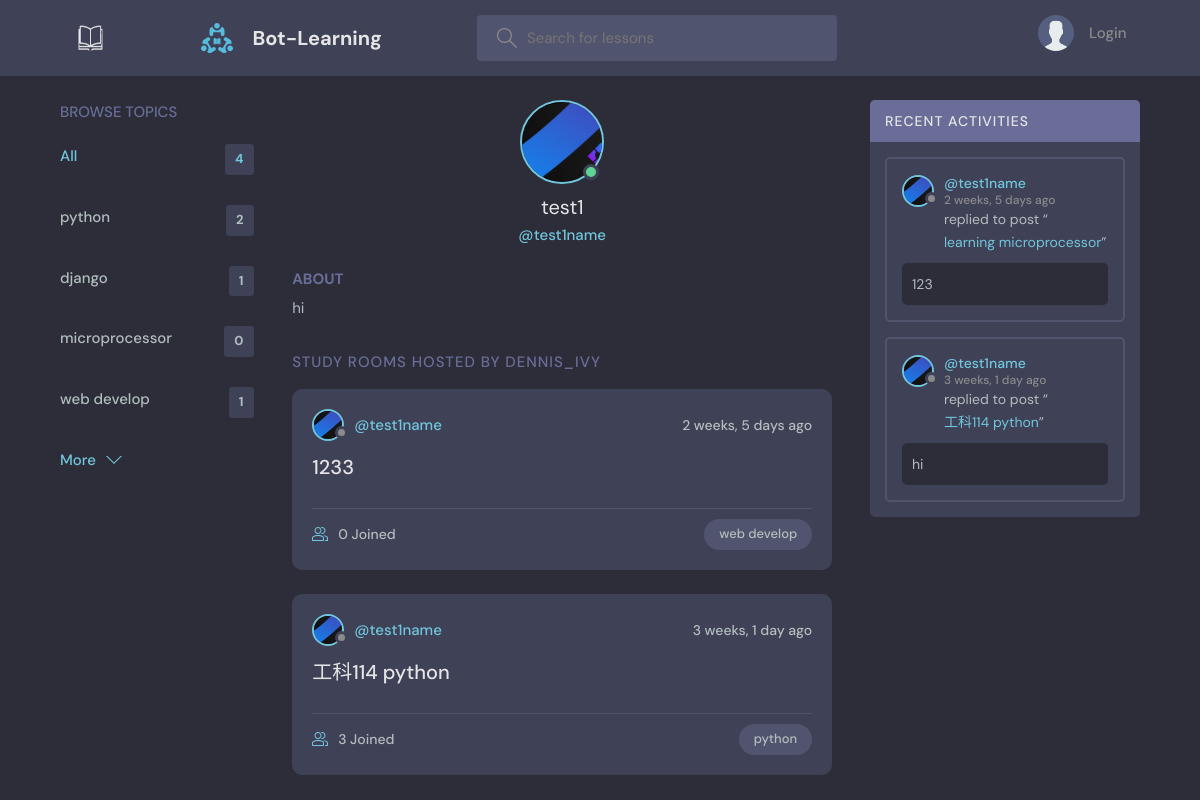
Page /profile/1/ on the earlier database version.
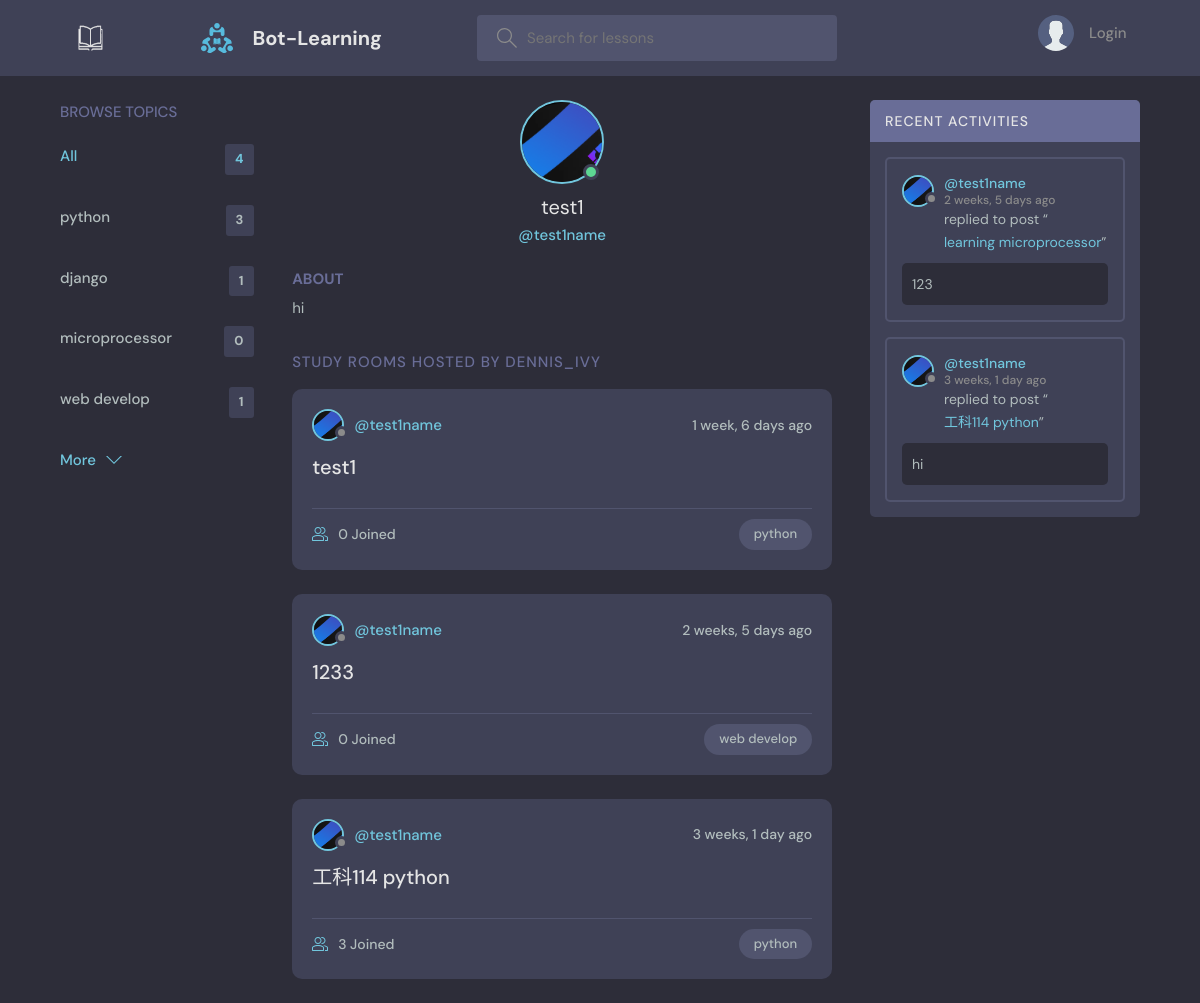
Same page on the later database version.
### base/models.py (models this page shows, shortened)
class Topic(models.Model):
    name = models.CharField(max_length=200)

class Room(models.Model):
    host = models.ForeignKey(User, on_delete=models.SET_NULL, null=True)
    topic = models.ForeignKey(Topic, on_delete=models.SET_NULL, null=True)
    name = models.CharField(max_length=200)
    description = models.TextField(null=True, blank=True)
    participants = models.ManyToManyField(
        User, related_name='participants', blank=True)
    updated = models.DateTimeField(auto_now=True)
    created = models.DateTimeField(auto_now_add=True)
    class Meta:
        ordering = ['-updated', '-created']
    def __str__(self):
        return self.name

class User(AbstractUser):
    name = models.CharField(max_length=200, null=True)
    email = models.EmailField(unique=True, null=True)
    bio = models.TextField(null=True)
    avatar = models.ImageField(null=True, default="avatar.svg")
    objects = CustomUserManager()
    USERNAME_FIELD = 'email'
    REQUIRED_FIELDS = []

class Message(models.Model):
    user = models.ForeignKey(User, on_delete=models.CASCADE)
    room = models.ForeignKey(Room, on_delete=models.CASCADE)
    body = models.TextField()
    updated = models.DateTimeField(auto_now=True)
    created = models.DateTimeField(auto_now_add=True)
    class Meta:
        ordering = ['-updated', '-created']

### base/views.py (the view)
# urls.py: path('profile/<str:pk>/', views.userProfile, name="user-profile"),
def userProfile(request, pk):
    user = User.objects.get(id=pk)
    rooms = user.room_set.all()
    room_messages = user.message_set.all()
    topics = Topic.objects.all()
    context = {'user': user, 'rooms': rooms,
               'room_messages': room_messages, 'topics': topics}
    return render(request, 'base/profile.html', context)

### base/templates/base/profile.html (shortened to what this page needs)
{% extends 'main.html' %}
{% block content %}
<main class="profile-page layout layout--3">
  <div class="container">
    {% include 'base/topics_component.html' %}
    <div class="roomList">
      <div class="profile">
        <div class="profile__avatar">
          <div class="avatar avatar--large active">
            <img src="{{user.avatar.url}}" />
          </div>
        </div>
        <div class="profile__info">
          <h3>{{user.name}}</h3>
          <p>@{{user.username}}</p>
        </div>
        <div class="profile__about">
          <h3>About</h3>
          <p>
            {{user.bio}}
          </p>
        </div>
      </div>
      <div class="roomList__header">
        <div>
          <h2>Study Rooms Hosted by dennis_ivy</a>
          </h2>
        </div>
      </div>
      {% include 'base/feed_component.html' %}
    </div>
    {% include 'base/activity_component.html' %}
  </div>
</main>
{% endblock content %}

### base/templates/base/topics_component.html
<div class="topics">
    <div class="topics__header">
        <h2>Browse Topics</h2>
    </div>
    <ul class="topics__list">
        <li>
            <a href="{% url 'home' %}" class="active">All <span>{{topics.count}}</span></a>
        </li>
        {% for topic in topics %}
        <li>
            <a href="{% url 'home' %}?q={{topic.name}}">{{topic.name}}<span>{{topic.room_set.all.count}}</span></a>
        </li>
        {% endfor %}
    </ul>
    <a class="btn btn--link" href="{% url 'topics' %}">
        More
        <svg version="1.1" xmlns="http://www.w3.org/2000/svg" width="32" height="32" viewBox="0 0 32 32">
            <title>chevron-down</title>
            <path d="M16 21l-13-13h-3l16 16 16-16h-3l-13 13z"></path>
        </svg>
    </a>
</div>

### base/templates/base/feed_component.html (shortened to what this page needs)
{% for room in rooms %}
<div class="roomListRoom">
    <div class="roomListRoom__header">
        <a href="{% url 'user-profile' room.host.id %}" class="roomListRoom__author">
            <div class="avatar avatar--small">
                <img src="{{room.host.avatar.url}}" />
            </div>
            <span>@{{room.host.username}}</span>
        </a>
        <div class="roomListRoom__actions">
            <span>{{room.created|timesince}} ago</span>
        </div>
    </div>
    <div class="roomListRoom__content">
        <a href="{% url 'room' room.id %}">{{room.name}}</a>
    </div>
    <div class="roomListRoom__meta">
        <a href="{% url 'room' room.id %}" class="roomListRoom__joined">
            {{room.participants.all.count}} Joined
        </a>
        <p class="roomListRoom__topic">{{room.topic.name}}</p>
    </div>
</div>
{% endfor %}

### base/templates/base/activity_component.html (shortened to what this page needs)
<div class="activities">
    <div class="activities__header">
        <h2>Recent Activities</h2>
    </div>
    {% for message in room_messages %}
    <div class="activities__box">
        <div class="activities__boxHeader roomListRoom__header">
            <a href="{% url 'user-profile' message.user.id %}" class="roomListRoom__author">
                <div class="avatar avatar--small">
                    <img src="{{message.user.avatar.url}}" />
                </div>
                <p>
                    @{{message.user.username}}
                    <span>{{message.created|timesince}} ago</span>
                </p>
            </a>
        </div>
        <div class="activities__boxContent">
            <p>replied to post “<a href="{% url 'room' message.room.id %}">{{message.room}}</a>”</p>
            <div class="activities__boxRoomContent">{{message.body}}</div>
        </div>
    </div>
    {% endfor %}
</div>

Differences in the rows shown:
computed for Topic "python": room_set.all.count "2" → "3"
added Room: host.avatar (picture), host.username "test1name", created "1 week, 6 days", name "test1", participants.all.count "0", topic.name "python"
